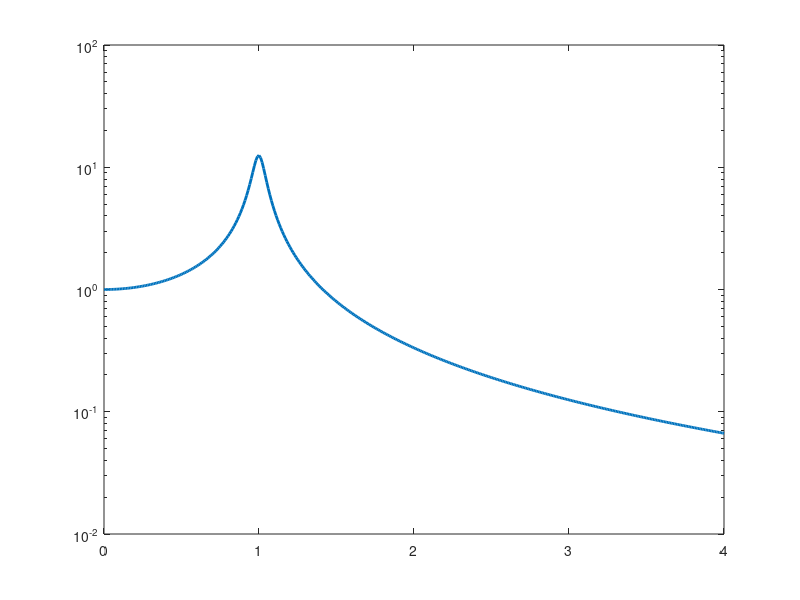

Reproduce this figure in MATLAB. (Note: this script raises an error after producing the figure.)
%% This script solves HW1 Problem 2

% Cristina Riso, criso@gatech.edu

clearvars
close all
clc


%% Problem parameters

% moment of inertia (kg*m2)
J_theta = 0.0004;

% natural frequency (rad/s)
omega_n = 50.0;

% viscous damping factor (-)
zeta = 0.04;

% amplitude of applied moment (Nm)
M_0 = 0.1;

% frequency ratio (-)
omega_to_omega_n = 0.5;

% excitation frequency (rad/s)
omega = omega_to_omega_n*omega_n;


%% Q1 - Frequency response plots 

% torsional stiffness constant (Nm/rad)
k_theta = J_theta*omega_n^2;

% frequency ratio 
r = 0.0:0.01:4.0;

% frequency response (rad/Nm)
H = 1.0./((1.0-r.^2)+2.0*zeta*1j*r); H = H/k_theta;

% amplitude (rad/Nm) and phase lag (rad)
H_abs = abs(H); phi = atan2(-imag(H),real(H));

% plot amplitude
semilogy(r,H_abs,'LineWidth',2); hold all;
fig1 = figure(1); set(fig1,'Position',[0 0 1200 900]); ax = gca; ax.FontSize = 28; 
ylabel('$|H(i\omega)|$ (rad/Nm)','Interpreter','latex'); xlabel('$\omega/\omega_n$ (-)','Interpreter','latex'); 

% plot phase lag
fig2 = figure(2); set(fig2,'Position',[0 0 1200 900]); 
plot(r,phi*180/pi,'LineWidth',2); hold all; ax = gca; ax.FontSize = 28; 
axis([r(1) r(end) 0 180.0]); yticks([0 45.0 90.0 135.0 180.0]); yticklabels({'0','45','90','135','180'});  
ylabel('$\phi(\omega)$ (deg)','Interpreter','latex'); xlabel('$\omega/\omega_n$ (-)','Interpreter','latex'); 


%% Q2 - Steady-state response using complex response method 

% extract frequency response value (rad/Nm)
H_resp = H(r==omega_to_omega_n);

% compute magnitude (rad/Nm) and phase lag (rad and deg)
H_resp_abs = abs(H_resp); phi_resp = atan2(-imag(H_resp),real(H_resp)); phi_resp_deg = phi_resp*180.0/pi;

% plot values on top of the frequency response plots
figure(1); semilogy(omega_to_omega_n,H_resp_abs,'ko','MarkerFaceColor','k','MarkerSize',8); 
f = gcf; exportgraphics(f,'H_magnitude.png','Resolution',300); exportgraphics(f,'H_magnitude.pdf','Resolution',300)
figure(2); plot(omega_to_omega_n,phi_resp*180.0/pi,'ko','MarkerFaceColor','k','MarkerSize',8); 
f = gcf; exportgraphics(f,'H_phase.png','Resolution',300); exportgraphics(f,'H_phase.pdf','Resolution',300)

% period of steady-state response (s)
T = 2.0*pi/omega;

% time discretization (s)
t_1 = 0.0; t_2 = 4.0; dt = 0.002; t = t_1:dt:t_2;

% excitation (Nm)
M = M_0*sin(omega*t);

% steady-state response (rad)
theta = M_0*H_resp_abs*sin(omega*t-phi_resp);

% plot steady-state response (in deg)
fig3 = figure(3); set(fig3,'Position',[0 0 1200 900]);
yyaxis left; plot(t,theta*180.0/pi,'LineWidth',2); ylabel('$\theta(t)$ (deg)','Interpreter','latex'); axis([10.0*T 10.0*T+0.5 -12 12]); yticks([-12 -6 0 6 12]); hold all; ax = gca; ax.FontSize = 28; 
yyaxis right; plot(t,M,'LineWidth',2); ylabel('$M(t)$ (Nm)','Interpreter','latex'); xlabel('$t$ (s)','Interpreter','latex'); 
f = gcf; exportgraphics(f,'theta_forced_steady_state.png','Resolution',300); exportgraphics(f,'theta_forced_steady_state.pdf','Resolution',300)


%% Q3a and Q3b - Steady-state response using time-domain method 

% coefficient B1 (rad)
B_1 = -M_0/k_theta*2.0*zeta*omega_to_omega_n/((1.0-omega_to_omega_n^2)^2+(2.0*zeta*omega_to_omega_n)^2);

% coefficient B2 (rad)
B_2 = M_0/k_theta*(1.0-omega_to_omega_n^2)/((1.0-omega_to_omega_n^2)^2+(2.0*zeta*omega_to_omega_n)^2);

% steady-state response for verification (rad)
theta_check = B_1*cos(omega*t)+B_2*sin(omega*t);

% plot steady-state responses for verification
fig4 = figure(4); set(fig4,'Position',[0 0 1200 900]); hold all;
plot(t,theta*180.0/pi,'LineWidth',2); plot(t(1:2:end),theta_check(1:2:end)*180.0/pi,'x--','LineWidth',2);
ylabel('$\theta(t)$ (deg)','Interpreter','latex'); xlabel('$t$ (s)','Interpreter','latex'); axis([10.0*T 10.0*T+0.5 -12 12]); yticks([-12 -6 0 6 12]); ax = gca; ax.FontSize = 28; 
hleg = legend('Complex response method','Time-domain method','NumColumns',2); set(hleg,'Location','NorthEast');
f = gcf; exportgraphics(f,'theta_forced_steady_state_check.png','Resolution',300); exportgraphics(f,'theta_forced_steady_state_check.pdf','Resolution',300)


%% Q3c and Q3d - Transient response using time-domain method

% coefficient A1 (rad)
A_1 = -B_1;

% coefficient A_2 (rad)
A_2 = -1.0/sqrt(1.0-zeta^2)*(zeta*B_1+omega_to_omega_n*B_2);

% frequency of damped motion (rad/s)
omega_d = omega_n*sqrt(1-zeta^2);

% transient response (rad)
theta_transient = exp(-zeta*omega_n*t).*(A_1*cos(omega_d*t)+A_2*sin(omega_d*t));

% total response (rad)
theta_total = theta_transient+B_1*cos(omega*t)+B_2*sin(omega*t);

% plot total response 
fig5 = figure(5); set(fig5,'Position',[0 0 1200 900]); hold all;
plot(t,theta_total*180/pi,'LineWidth',2); plot(t,theta_transient*180/pi,'LineWidth',2); 
plot([t(1) t(end)],[-M_0*H_resp_abs*180/pi -M_0*H_resp_abs*180/pi],'k--','LineWidth',1); plot([t(1) t(end)],[M_0*H_resp_abs*180/pi M_0*H_resp_abs*180/pi],'k--','LineWidth',1);
hleg = legend('Complete solution','Decaying terms','NumColumns',2); set(hleg,'Location','NorthEast');
ylabel('$\theta(t)$ (deg)','Interpreter','latex'); xlabel('$t$ (s)','Interpreter','latex');axis([t(1) t(end) -12 12]); yticks([-12 -6 0 6 12]); hold all; ax = gca; ax.FontSize = 28; 
f = gcf; exportgraphics(f,'theta_forced_total.png','Resolution',300); exportgraphics(f,'theta_forced_total.pdf','Resolution',300)

% zoom on a particular period
fig6 = figure(6); set(fig6,'Position',[0 0 1200 900]); hold all;
plot(t,theta_total*180/pi,'LineWidth',2); plot(t(1:2:end),theta(1:2:end)*180/pi,'x--','LineWidth',2); 
plot([t(1) t(end)],[-M_0*H_resp_abs*180/pi -M_0*H_resp_abs*180/pi],'k--','LineWidth',1); plot([t(1) t(end)],[M_0*H_resp_abs*180/pi M_0*H_resp_abs*180/pi],'k--','LineWidth',1);
hleg = legend('Complete solution','Steady-state solution','NumColumns',2); set(hleg,'Location','NorthEast');
ylabel('$\theta(t)$ (deg)','Interpreter','latex'); xlabel('$t$ (s)','Interpreter','latex');axis([10.0*T (10.0*T+0.5) -12 12]); yticks([-12 -6 0 6 12]); hold all; ax = gca; ax.FontSize = 28; 
f = gcf; exportgraphics(f,'theta_forced_total_zoom.png','Resolution',300); exportgraphics(f,'theta_forced_total_zoom.pdf','Resolution',300)